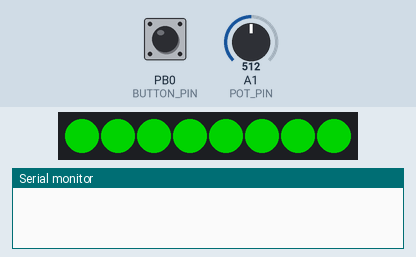
Simulated run of this sketch. Board: ATtiny85, built with avr-gcc and run on an emulated ATtiny85. Shown: 8 RGB LEDs in strip order, left to right, the last lines printed to the serial monitor. The inputs (shaded band) are chosen by the test bench; at power-on: PB0 (BUTTON_PIN) LOW, A1 (POT_PIN) = 512. Dim RGB values are drawn brighter than linear.

Above: at 1.6 s.
1.7 s: PB0 (BUTTON_PIN) pulled HIGH for 0.15 s
At 1.87 s:
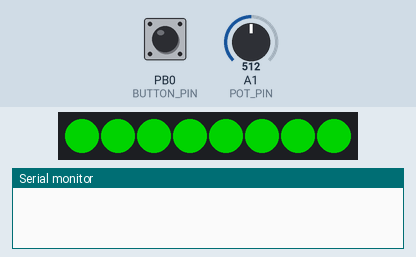
2.4 s: A1 (POT_PIN) set to 0
At 3.15 s:
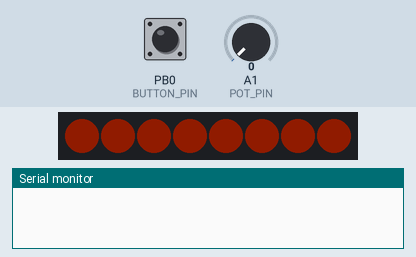
5.1 s: PB0 (BUTTON_PIN) pulled HIGH for 1 s
At 5.49 s:
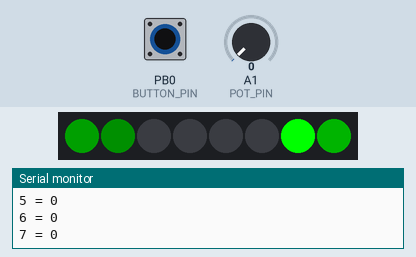
6.7 s: PB0 (BUTTON_PIN) pulled HIGH for 3.2 s
At 7.1 s:
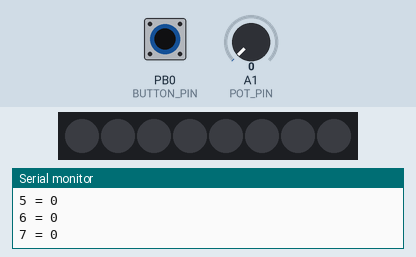
11.4 s: A1 (POT_PIN) set to 18
At 12.6 s:
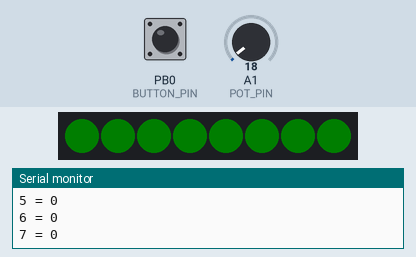
12.9 s: A1 (POT_PIN) set to 122
At 13.9 s:
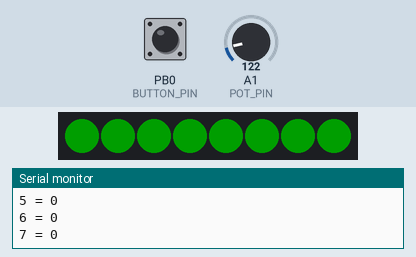
Timing chart, 0 to 15.4 s (numbered marks = the images above; inputs shaded):
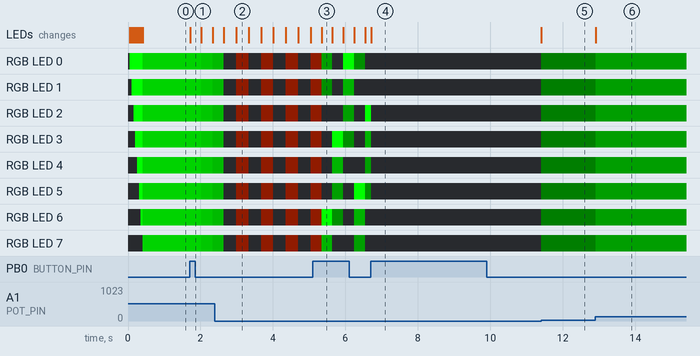

Measured:
- after the input at 1.7 s, RGB LED 0–7: RGB(0, 127, 0) → RGB(0, 125, 0) at once, → RGB(0, 99, 0) 0.31 s later, → RGB(0, 73, 0) 0.31 s later
- after the input at 5.1 s, the LEDs: change after 0.24 s (image 3)
- after the input at 6.7 s, the LEDs: change at once (image 4)
- after the input at 11.4 s, RGB LED 0–7: off → RGB(0, 4, 0) at once; the LEDs: change at once (image 5)
- after the input at 12.9 s, RGB LED 0–7: RGB(0, 4, 0) → RGB(0, 30, 0) at once; the LEDs: change at once (image 6)

The sketch:

clock_leds.ino
```cpp
/*===========================================================
 * Simple LED patterns, intended for back-lit clocks.
 *
 * Driven by Tiny85, but with Uno support for debugging.
 */


#if defined(__AVR_ATmega328P__)
#define PLATFORM_UNO
#elif defined(__AVR_ATtiny85__)
#define PLATFORM_TINY
#else
#error "PLATFORM UNSUPPORTED"
#endif

#ifdef PLATFORM_UNO
#define DEBUG_PRINT(item) Serial.print(item)
#define DEBUG_PRINTLN(item) Serial.println(item)
#else
#define DEBUG_PRINT(item)
#define DEBUG_PRINTLN(item)
#endif


#include <Adafruit_NeoPixel.h>

// Which pin to use for DualRingLED control
#define LED_PIN    4  // ATTINY pin 3 is D4
#define POT_PIN    A1 // ATTINY pin 7 is A1
#define NUMPIXELS  8

#ifdef PLATFORM_TINY
#define BUTTON_PIN 0  // ATTINY pin 5 is D0
#else
#define BUTTON_PIN 8  // Can't use D0 on Uno...reserved for serial.
#endif
#define DEBOUNCE_MS 50

Adafruit_NeoPixel pixels = Adafruit_NeoPixel(NUMPIXELS, LED_PIN, NEO_GRB+NEO_KHZ800);

#define COLOR_RED     0xFF0000
#define COLOR_GREEN   0x00FF00
#define COLOR_BLUE    0x0000FF
#define COLOR_MAGENTA 0xFF00FF
#define COLOR_YELLOW  0xFFFF00
#define COLOR_CYAN    0x00FFFF
#define COLOR_BLACK   0
#define COLOR_WHITE   0xFFFFFF

typedef enum
{
  MODE_SOLID_GREEN,
  MODE_GREEN_BREATHING,
  MODE_GREEN_ROTATE,
  NUM_MODES
} mode_type;

void init_solid_green(void);
void process_solid_green(void);
void init_green_breathing(void);
void process_green_breathing(void);
void init_green_rotate(void);
void process_green_rotate(void);

typedef void (*init_func_type)(void);
typedef void (*process_func_type)(void);

init_func_type init_table[] =
{
  init_solid_green,
  init_green_breathing,
  init_green_rotate
};

process_func_type processing_table[] =
{
  process_solid_green,
  process_green_breathing,
  process_green_rotate
};

int current_mode=0;

uint32_t update_rate_ms = 1;
uint32_t last_update_ms=0;

int brightness=1023;  // 1023 = full brightness.  0 = off.

// this function takes a 24-bit CRGB color and returns a color
// scaled down by the global brightness factor.
uint32_t set_brightness(uint32_t color)
{
  uint32_t scaled_brightness=0;
  uint32_t  r_byte;
  uint32_t  g_byte;
  uint32_t  b_byte;

  //brightness is going to map to a percentage for us to apply to each 8 bits of the RGB value.
  // 1023 will map to full (divide by 1)
  // 0 will map to off (set to 0)
  // for anything in between, we'll use a fraction...so 512 will be half brightness.

  // start with the B byte...easiest
  b_byte = color & 0x0000FF;
  b_byte = b_byte * brightness / 1023;

  g_byte = color & 0x00FF00;
  g_byte = g_byte >> 8;
  g_byte = g_byte * brightness / 1023;

  r_byte = color & 0xFF0000;
  r_byte = r_byte >> 16;
  r_byte = r_byte * brightness / 1023;

  // Now that we have the individual bytes, build back the composite color.
  scaled_brightness = r_byte << 16;
  scaled_brightness = scaled_brightness | (g_byte << 8);
  scaled_brightness = scaled_brightness | b_byte;

  return (scaled_brightness);
}

void init_solid_green(void)
{
  int i;

  update_rate_ms = 10;

  // set all pixels to green.
  for (i=0; i<NUMPIXELS; i++)
  {
    pixels.setPixelColor(i,COLOR_GREEN);
  }
  pixels.show();
}

void process_solid_green(void)
{
  int i;
  uint32_t adjusted_green;

  brightness = analogRead(POT_PIN);

  adjusted_green = set_brightness(COLOR_GREEN);

  // set all pixels to a green scaled by our brightness.
  for (i=0; i<NUMPIXELS; i++)
  {
    pixels.setPixelColor(i,adjusted_green);
  }
  pixels.show();

}

void init_green_breathing( void )
{

}


void process_green_breathing(void)
{
  static int last_top_brightness_setting=0;
  int        current_top_brightness_setting;
  static int dir=-1;  // -1 means down, +1 means up.
  int i;
  int step_size;

  // first, check to see if our brighness has changed.
  // if it has, we want to restart at the top of our range.
  current_top_brightness_setting = analogRead(POT_PIN);
  if ((current_top_brightness_setting >= last_top_brightness_setting + 10) ||
      (current_top_brightness_setting <= last_top_brightness_setting - 10))
  {
    last_top_brightness_setting = current_top_brightness_setting;
    brightness = current_top_brightness_setting;
    dir = -1;

    // DEBUG_PRINT("New top brightness setting: ");
    // DEBUG_PRINTLN(brightness);
  }
  else
  {
    // DEBUG_PRINT("last brightness: ");
    // DEBUG_PRINTLN(brightness);

    if      (brightness < 128) step_size = 1;
    else if (brightness < 256)  step_size = 2;
    else if (brightness < 512)  step_size = 4;
    else                        step_size = 8;

    //Otherwise, we're either walking our current brightness down or up.
    brightness += dir*step_size;

    // if we've hit either the top or bottom of our range, reverse direction
    if ((brightness <= 0) || (brightness >= last_top_brightness_setting))
    {
      // DEBUG_PRINTLN("Reversing direction");

      dir = dir * -1;
    }
  }

  // finally, show all the pixels at our current brightness.
  for (i=0; i<NUMPIXELS; i++)
  {
    pixels.setPixelColor(i,set_brightness(COLOR_GREEN));
  }
  pixels.show();
}

// Fun UI thought:  we set brightness based on the dial before we enter this mode...
// then we use the dial to adjust speed!!

void init_green_rotate( void )
{
  int i;
  uint32_t temp_color;

  DEBUG_PRINTLN("green rotate init");

  // We're going to make a "streak" that's half way around...and have to deal with the fact
  // that brightness seems to be logarithmic
  brightness = 1023;
  for (i = 0; i < NUMPIXELS/2; i++)
  {
    temp_color = set_brightness(COLOR_GREEN);
    pixels.setPixelColor(i, temp_color);

    if (brightness > 500) brightness = 250;
    else (brightness = brightness / 2);
  }

  for(;i<NUMPIXELS; i++)
  {
    pixels.setPixelColor(i, COLOR_BLACK);
  }


  pixels.show();

  for (i = 0; i<NUMPIXELS; i++)
  {
    Serial.print(i);
    Serial.print(" = ");
    Serial.println(pixels.getPixelColor(i), HEX);
  }


}

void process_green_rotate( void )
{
  uint32_t roll_over_color;
  uint32_t temp_color;
  int i;

  //DEBUG_PRINTLN("Process rotate");

  // in here, we're going to use the pot to determine rotate speed.  This means
  // we'll inherit brightness from the previous modes.
  update_rate_ms = analogRead(POT_PIN);

  roll_over_color = pixels.getPixelColor(0);
  for (i = 0; i < NUMPIXELS-1; i++)
  {
    temp_color = pixels.getPixelColor(i+1);

    pixels.setPixelColor(i, temp_color);
  }


  pixels.setPixelColor(NUMPIXELS - 1, roll_over_color);

  pixels.show();

}

void setup()
{
    int i;

    #ifdef PLATFORM_UNO
    Serial.begin(9600);
    #endif

    pixels.begin();
    // Power on self-test...see if all the pixels are working.
    for (i=0; i<NUMPIXELS; i++)
    {
      pixels.setPixelColor(i,COLOR_GREEN);
      delay(50);
      pixels.show();
    }

    #ifdef PLATFORM_UNO
    pinMode(BUTTON_PIN, INPUT_PULLUP);
    #else
    pinMode(BUTTON_PIN, INPUT);
    #endif

    init_solid_green();

}

void loop()
{
  uint32_t        current_ms;
  static uint32_t press_ms=0;   // use this for debouncing.
  static int      last_button_state = HIGH;
  int             current_button_state;

  // check for button presses to switch modes.
  current_button_state = digitalRead(BUTTON_PIN);
  if ((current_button_state == HIGH) && (last_button_state == LOW))
  {
    // check timestamp on releases
    current_ms = millis();
    if (current_ms > press_ms + DEBOUNCE_MS)
    {
      // this was a legit release.  Tweak state
      DEBUG_PRINT("PRESS:  ");
      DEBUG_PRINT(current_mode);
      current_mode = (current_mode + 1) % 3;
      init_table[current_mode]();
    }
  }
  else if ((current_button_state == LOW) && (last_button_state == HIGH))
  {
    // Start of a press.  Mark the timestamp.
    press_ms = millis();
  }
  last_button_state = current_button_state;

  // call appropriate processing function
  current_ms = millis();
  if (current_ms > last_update_ms + update_rate_ms)
  {
    last_update_ms = current_ms;
    processing_table[current_mode]();
  }
}
```
